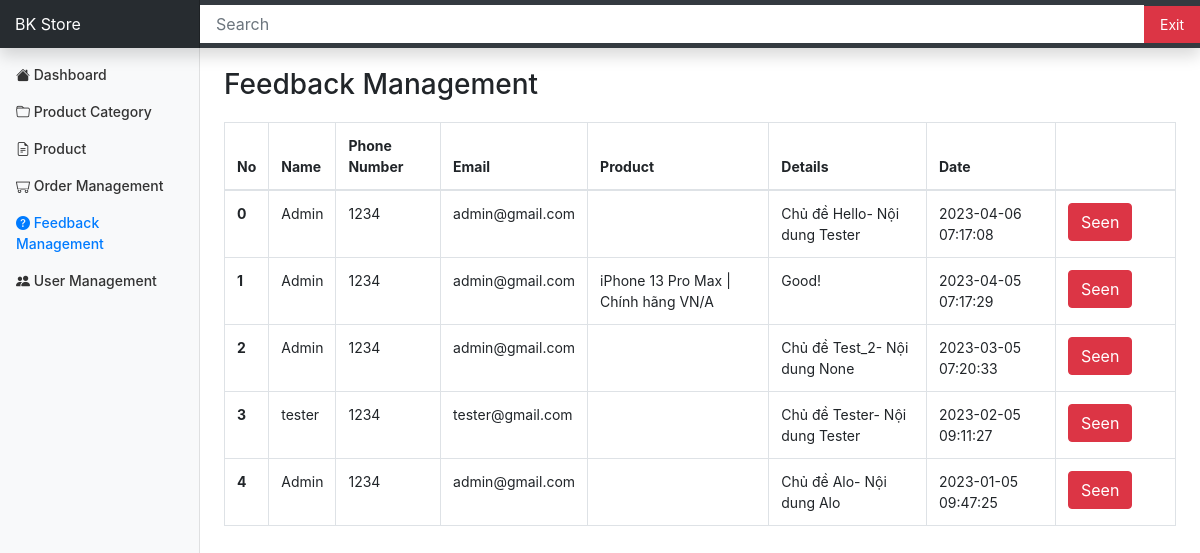
The app's page /FeedbackAdmin (signed in) with its own data.
### tables this page shows
CREATE TABLE `feedback` (
  `id` int(11) NOT NULL,
  `note` varchar(500) DEFAULT NULL,
  `user_id` int(11) DEFAULT NULL,
  `product_id` int(11) NOT NULL,
  `created_at` datetime DEFAULT NULL,
  `updated_at` datetime DEFAULT NULL,
  `status` int(11) DEFAULT 0
);

CREATE TABLE `user` (
  `id` int(11) NOT NULL,
  `fullname` varchar(50) DEFAULT NULL,
  `email` varchar(150) DEFAULT NULL,
  `phone_number` varchar(20) DEFAULT NULL,
  `address` varchar(200) DEFAULT NULL,
  `password` varchar(32) DEFAULT NULL,
  `role_id` int(11) DEFAULT NULL,
  `deleted` int(11) NOT NULL
);

CREATE TABLE `product` (
  `id` int(11) NOT NULL,
  `category_id` int(11) DEFAULT NULL,
  `title` varchar(350) DEFAULT NULL,
  `price` int(11) DEFAULT NULL,
  `discount` int(11) DEFAULT NULL,
  `thumbnail` varchar(500) DEFAULT NULL,
  `description` longtext DEFAULT NULL,
  `created_at` datetime DEFAULT NULL,
  `updated_at` datetime DEFAULT NULL,
  `deleted` int(11) DEFAULT NULL
);

### mvc/core/Controller.php (called while the page is built, shortened)
<?php
class Controller{
    public function view($view, $data=[]){
        require_once "mvc/views/". $view .".php";
    }
}
?>

### mvc/controllers/FeedbackAdmin.php (called while the page is built, shortened)
<?php
class FeedbackAdmin extends Controller{
    public $feedbackModel;
    public function __construct() {
        $this->feedbackModel = $this->model("FeedbackModel");
    }
    public function SayHi(){
        $allFeedback = $this->feedbackModel->getAllFeedback();
        $this->view("feedback/feedbackAdmin",[
            "allFeedback"=>$allFeedback
        ]);
    }
}
?>

### mvc/core/App.php (called while the page is built, shortened)
<?php
class App{
    protected $action = "SayHi";
    function __construct(){
        $arr = $this->UrlProcess();
        if( file_exists("./mvc/controllers/".$arr[0].".php") ){
            unset($arr[0]);
        }
        $this->controller = new $this->controller;
        $this->params = $arr ? array_values($arr) : [];
        call_user_func_array([$this->controller, $this->action], $this->params);
    }
    function UrlProcess(){
        if( isset($_GET["url"]) ){
            return explode("/", filter_var(trim($_GET["url"], "/")));
        }
    }
}
?>

### index.php (called while the page is built, shortened)
<?php
$myApp = new App();
?>

### mvc/core/DB.php (called while the page is built, shortened)
<?php
class DB {
    function executeResult($sql, $isSingle = false) {
        $data = null;
        $conn = mysqli_connect(HOST, USERNAME, PASSWORD, DATABASE);
        mysqli_set_charset($conn, 'utf8');
        $resultset = mysqli_query($conn, $sql);
        if($resultset){
            if($isSingle) {
                $data = mysqli_fetch_array($resultset, 1);
            } else {
                $data = [];
                while(($row = mysqli_fetch_array($resultset, 1)) != null) {
                    $data[] = $row;
                }
            }
        }
        return $data;
    }
}

### mvc/models/FeedbackModel.php (called while the page is built, shortened)
<?php
class FeedbackModel extends DB{
    public function getAllFeedback(){
        $sql = "SELECT feedback.id,user.fullname,user.phone_number,user.email,feedback.note,feedback.updated_at,product.title,feedback.status
                FROM feedback,user,product
                WHERE feedback.user_id = user.id AND feedback.product_id=product.id
                order by status asc, updated_at desc";
	    $data = $this->executeResult($sql);
        return $data;
    }
}

### mvc/views/feedback/feedbackAdmin.php (the view, shortened to what this page needs)
<?php
    $isActive = "FeedbackAdmin";
	require_once('mvc/views/blocks/header_admin.php');
?>
<div class="row" style="margin-top: 20px;">
	<div class="col-md-12 table-responsive">
		<h3>Feedback Management</h3>
		<table class="table table-bordered table-hover" style="margin-top: 20px;">
			<thead>
				<tr>
					<th>No</th>
					<th>Name</th>
					<th>Phone Number</th>
					<th>Email</th>
					<th>Product</th>
					<th>Details</th>
					<th>Date</th>
					<th style="width: 120px"></th>
				</tr>
			</thead>
			<tbody>
<?php
	$countFeedback = count($data["allFeedback"]);
	for($i=0; $i<$countFeedback; $i++) {
		echo '<tr>
					<th>'.$i.'</th>
					<td>'.$data["allFeedback"][$i]['fullname'].'</td>
					<td>'.$data["allFeedback"][$i]['phone_number'].'</td>
					<td>'.$data["allFeedback"][$i]['email'].'</td>
					<td>'.$data["allFeedback"][$i]['title'].'</td>
					<td>'.$data["allFeedback"][$i]['note'].'</td>
					<td>'.$data["allFeedback"][$i]['updated_at'].'</td>
					<td style="width: 50px">';
		if($data["allFeedback"][$i]['status'] == 0) {
			echo '<a href="http://localhost/bkstore/FeedbackAdmin/updateStatusFeedback/'.$data["allFeedback"][$i]['id'].'"><button class="btn btn-danger">Seen</button><a/>';
		}
		echo '</td>
				</tr>';
	}
?>
			</tbody>
		</table>
	</div>
</div>
<?php
	require_once('mvc/views/blocks/footer_admin.php');
?>

### mvc/views/blocks/header_admin.php (shortened to what this page needs)
<!DOCTYPE html>
<html>
<head>
	<link rel="stylesheet" href="https://maxcdn.bootstrapcdn.com/bootstrap/4.4.1/css/bootstrap.min.css">
	<link rel="stylesheet" type="text/css" href="http://localhost/bkstore/public/css/dashboard.css">
	<link rel="stylesheet" href="https://cdn.jsdelivr.net/npm/bootstrap-icons@1.6.1/font/bootstrap-icons.css">
</head>
<body>
<nav class="navbar navbar-dark fixed-top bg-dark flex-md-nowrap p-0 shadow">
  <a class="navbar-brand col-sm-3 col-md-2 mr-0" href="http://localhost/bkstore/Home">BK Store</a>
  <input class="form-control form-control-light w-100" type="text" placeholder="Search" aria-label="Search">
  <ul class="navbar-nav px-3 bg-danger">
    <li class="nav-item text-nowrap">
      <a class="nav-link text-white" href="http://localhost/bkstore/Home">Exit</a>
    </li>
  </ul>
</nav>
<div class="container-fluid">
  <div class="row">
    <nav class="col-md-2 d-none d-md-block bg-light sidebar">
      <div class="sidebar-sticky">
        <ul class="nav flex-column">
          <li class="nav-item">
            <a class="nav-link
            <?php if(isset($isActive)) {
                    if($isActive=='Dashboard')
                      echo 'active';
                    else echo '';
            }
            ?>"
             href="http://localhost/bkstore/Admin">
              <i class="bi bi-house-fill"></i>
              Dashboard
            </a>
          </li>
          <li class="nav-item">
            <a class="nav-link <?php if(isset($isActive)) {
                    if($isActive=='CategoryAdmin')
                      echo 'active';
                    else echo '';
            }
            ?>" href="http://localhost/bkstore/CategoryAdmin">
              <i class="bi bi-folder"></i>
              Product Category
            </a>
          </li>
          <li class="nav-item">
            <a class="nav-link <?php if(isset($isActive)) {
                    if($isActive=='ProductAdmin')
                      echo 'active';
                    else echo '';
            }
            ?>" href="http://localhost/bkstore/ProductAdmin">
              <i class="bi bi-file-earmark-text"></i>
              Product
            </a>
          </li>
          <li class="nav-item">
            <a class="nav-link <?php if(isset($isActive)) {
                    if($isActive=='OrderAdmin')
                      echo 'active';
                    else echo '';
            }
            ?>" href="http://localhost/bkstore/OrderAdmin">
              <i class="bi bi-minecart"></i>
              Order Management
            </a>
          </li>
          <li class="nav-item">
            <a class="nav-link <?php if(isset($isActive)) {
                    if($isActive=='FeedbackAdmin')
                      echo 'active';
                    else echo '';
            }
            ?>" href="http://localhost/bkstore/FeedbackAdmin">
              <i class="bi bi-question-circle-fill"></i>
              Feedback Management
            </a>
          </li>
          <li class="nav-item">
            <a class="nav-link <?php if(isset($isActive)) {
                    if($isActive=='UserAdmin')
                      echo 'active';
                    else echo '';
            }
            ?>" href="http://localhost/bkstore/UserAdmin">
              <i class="bi bi-people-fill"></i>
              User Management
            </a>
          </li>
        </ul>
      </div>
    </nav>
    <main role="main" class="col-md-9 ml-sm-auto col-lg-10 px-4">

### mvc/views/blocks/footer_admin.php
      </main>
  </div>
</div>
</body>
</html>

### public/css/dashboard.css (style rules this page uses)
body { font-size: .875rem; }
.sidebar { position: fixed; top: 0; bottom: 0; left: 0; z-index: 100; padding: 48px 0 0; box-shadow: inset -1px 0 0 rgba(0, 0, 0, .1); }
.sidebar-sticky { position: relative; top: 0; height: calc(100vh - 48px); padding-top: .5rem; overflow-x: hidden; overflow-y: auto; }
.sidebar .nav-link { font-weight: 500; color: #333; }
.sidebar .nav-link.active { color: #007bff; }
[role="main"] { padding-top: 48px; }
.navbar-brand { padding-top: .75rem; padding-bottom: .75rem; font-size: 1rem; background-color: rgba(0, 0, 0, .25); box-shadow: inset -1px 0 0 rgba(0, 0, 0, .25); }
.navbar .form-control { padding: .75rem 1rem; border-width: 0; border-radius: 0; }

### records on screen
feedback: user.fullname "Admin", user.phone_number "1234", user.email "admin@gmail.com", note "Chủ đề Hello- Nội dung Tester", updated_at "2023-04-06 07:17:08"
feedback: user.fullname "Admin", user.phone_number "1234", user.email "admin@gmail.com", product.title "iPhone 13 Pro Max | Chính hãng VN/A", note "Good!", updated_at "2023-04-05 07:17:29"
feedback: user.fullname "Admin", user.phone_number "1234", user.email "admin@gmail.com", note "Chủ đề Test_2- Nội dung None", updated_at "2023-03-05 07:20:33"
feedback: user.fullname "tester", user.phone_number "1234", user.email "tester@gmail.com", note "Chủ đề Tester- Nội dung Tester", updated_at "2023-02-05 09:11:27"
feedback: user.fullname "Admin", user.phone_number "1234", user.email "admin@gmail.com", note "Chủ đề Alo- Nội dung Alo", updated_at "2023-01-05 09:47:25"
